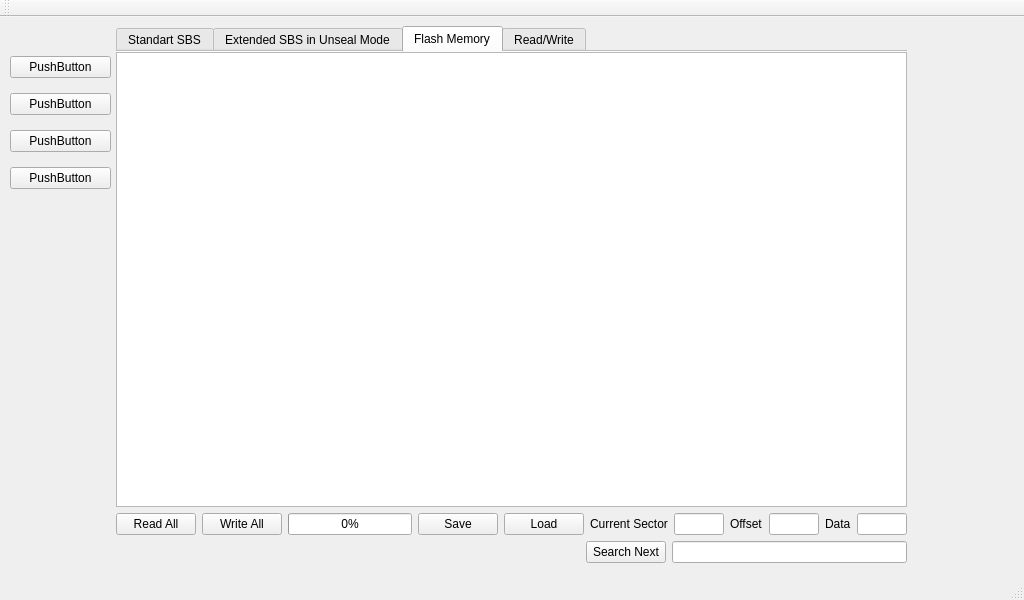
<?xml version="1.0" encoding="UTF-8"?>
<ui version="4.0">
 <class>MainWindow</class>
 <widget class="QMainWindow" name="MainWindow">
  <property name="geometry">
   <rect>
    <x>0</x>
    <y>0</y>
    <width>1024</width>
    <height>600</height>
   </rect>
  </property>
  <property name="windowTitle">
   <string>MainWindow</string>
  </property>
  <widget class="QWidget" name="centralwidget">
   <widget class="QWidget" name="verticalLayoutWidget">
    <property name="geometry">
     <rect>
      <x>10</x>
      <y>30</y>
      <width>101</width>
      <height>151</height>
     </rect>
    </property>
    <layout class="QVBoxLayout" name="verticalLayout">
     <item>
      <widget class="QPushButton" name="button_SBS">
       <property name="text">
        <string>PushButton</string>
       </property>
      </widget>
     </item>
     <item>
      <widget class="QPushButton" name="pushButton_3">
       <property name="text">
        <string>PushButton</string>
       </property>
      </widget>
     </item>
     <item>
      <widget class="QPushButton" name="pushButton_2">
       <property name="text">
        <string>PushButton</string>
       </property>
      </widget>
     </item>
     <item>
      <widget class="QPushButton" name="pushButton_4">
       <property name="text">
        <string>PushButton</string>
       </property>
      </widget>
     </item>
    </layout>
   </widget>
   <widget class="QTabWidget" name="tabWidget">
    <property name="geometry">
     <rect>
      <x>116</x>
      <y>9</y>
      <width>791</width>
      <height>541</height>
     </rect>
    </property>
    <property name="currentIndex">
     <number>2</number>
    </property>
    <property name="documentMode">
     <bool>true</bool>
    </property>
    <widget class="QWidget" name="tab_Standart_SBS">
     <attribute name="title">
      <string>Standart SBS</string>
     </attribute>
     <widget class="QWidget" name="verticalLayoutWidget_2">
      <property name="geometry">
       <rect>
        <x>-1</x>
        <y>6</y>
        <width>781</width>
        <height>491</height>
       </rect>
      </property>
      <layout class="QVBoxLayout" name="verticalLayout_2">
       <item>
        <layout class="QHBoxLayout" name="horizontalLayout_2">
         <item>
          <widget class="QTableView" name="tableViewStandartSBSLeft">
           <property name="styleSheet">
            <string notr="true">background-color: rgb(255, 255, 255);</string>
           </property>
          </widget>
         </item>
         <item>
          <widget class="QTableView" name="tableViewStandartSBSRight">
           <property name="styleSheet">
            <string notr="true">background-color: rgb(255, 255, 255);</string>
           </property>
          </widget>
         </item>
        </layout>
       </item>
       <item>
        <layout class="QHBoxLayout" name="horizontalLayout">
         <item>
          <widget class="QPushButton" name="button_StandartSBS_ReadOnce">
           <property name="text">
            <string>Read Once</string>
           </property>
          </widget>
         </item>
         <item>
          <widget class="QPushButton" name="button_StandartSBS_ReadAllTheTime">
           <property name="text">
            <string>Read All The Time</string>
           </property>
          </widget>
         </item>
         <item>
          <spacer name="horizontalSpacer">
           <property name="orientation">
            <enum>Qt::Horizontal</enum>
           </property>
           <property name="sizeHint" stdset="0">
            <size>
             <width>40</width>
             <height>20</height>
            </size>
           </property>
          </spacer>
         </item>
        </layout>
       </item>
      </layout>
     </widget>
    </widget>
    <widget class="QWidget" name="tab_ExtendedUnseal">
     <attribute name="title">
      <string>Extended SBS in Unseal Mode</string>
     </attribute>
     <widget class="QWidget" name="verticalLayoutWidget_5">
      <property name="geometry">
       <rect>
        <x>0</x>
        <y>0</y>
        <width>781</width>
        <height>491</height>
       </rect>
      </property>
      <layout class="QVBoxLayout" name="verticalLayout_4">
       <item>
        <layout class="QHBoxLayout" name="horizontalLayout_3">
         <item>
          <widget class="QTableView" name="tableViewExtendedUnsealLeft">
           <property name="styleSheet">
            <string notr="true">background-color: rgb(255, 255, 255);</string>
           </property>
          </widget>
         </item>
         <item>
          <widget class="QTableView" name="tableViewExtendedUnsealRight">
           <property name="styleSheet">
            <string notr="true">background-color: rgb(255, 255, 255);</string>
           </property>
          </widget>
         </item>
        </layout>
       </item>
       <item>
        <layout class="QHBoxLayout" name="horizontalLayout_4">
         <item>
          <widget class="QPushButton" name="button_ExtendedUnseal_ReadOnce">
           <property name="text">
            <string>Read Once</string>
           </property>
          </widget>
         </item>
         <item>
          <spacer name="horizontalSpacer_2">
           <property name="orientation">
            <enum>Qt::Horizontal</enum>
           </property>
           <property name="sizeHint" stdset="0">
            <size>
             <width>40</width>
             <height>20</height>
            </size>
           </property>
          </spacer>
         </item>
        </layout>
       </item>
      </layout>
     </widget>
    </widget>
    <widget class="QWidget" name="tab_FlashMemory">
     <attribute name="title">
      <string>Flash Memory</string>
     </attribute>
     <widget class="QWidget" name="verticalLayoutWidget_6">
      <property name="geometry">
       <rect>
        <x>0</x>
        <y>0</y>
        <width>791</width>
        <height>511</height>
       </rect>
      </property>
      <layout class="QVBoxLayout" name="verticalLayout_5">
       <item>
        <widget class="QTableView" name="tableViewFlashMemory">
         <property name="sizePolicy">
          <sizepolicy hsizetype="Expanding" vsizetype="Expanding">
           <horstretch>0</horstretch>
           <verstretch>0</verstretch>
          </sizepolicy>
         </property>
         <property name="maximumSize">
          <size>
           <width>16777215</width>
           <height>16777215</height>
          </size>
         </property>
         <property name="font">
          <font>
           <family>Arial</family>
           <pointsize>8</pointsize>
           <bold>false</bold>
          </font>
         </property>
         <property name="editTriggers">
          <set>QAbstractItemView::AnyKeyPressed|QAbstractItemView::DoubleClicked|QAbstractItemView::EditKeyPressed</set>
         </property>
         <property name="selectionMode">
          <enum>QAbstractItemView::SingleSelection</enum>
         </property>
         <property name="gridStyle">
          <enum>Qt::SolidLine</enum>
         </property>
         <property name="sortingEnabled">
          <bool>true</bool>
         </property>
        </widget>
       </item>
       <item>
        <layout class="QHBoxLayout" name="horizontalLayout_5">
         <item>
          <widget class="QPushButton" name="button_ReadFlash">
           <property name="text">
            <string>Read All</string>
           </property>
          </widget>
         </item>
         <item>
          <widget class="QPushButton" name="button_WriteFlash">
           <property name="text">
            <string>Write All</string>
           </property>
          </widget>
         </item>
         <item>
          <widget class="QProgressBar" name="progressBarFlashMemory">
           <property name="maximum">
            <number>65</number>
           </property>
           <property name="value">
            <number>0</number>
           </property>
          </widget>
         </item>
         <item>
          <widget class="QPushButton" name="button_SaveFlashDataToFile">
           <property name="text">
            <string>Save</string>
           </property>
          </widget>
         </item>
         <item>
          <widget class="QPushButton" name="button_LoadFlashDataFromFile">
           <property name="text">
            <string>Load</string>
           </property>
          </widget>
         </item>
         <item>
          <widget class="QLabel" name="label">
           <property name="text">
            <string>Current Sector</string>
           </property>
          </widget>
         </item>
         <item>
          <widget class="QLineEdit" name="lineEdit_CurrentSector">
           <property name="maximumSize">
            <size>
             <width>50</width>
             <height>16777215</height>
            </size>
           </property>
          </widget>
         </item>
         <item>
          <widget class="QLabel" name="label_3">
           <property name="text">
            <string>Offset</string>
           </property>
          </widget>
         </item>
         <item>
          <widget class="QLineEdit" name="lineEdit_Offset">
           <property name="maximumSize">
            <size>
             <width>50</width>
             <height>16777215</height>
            </size>
           </property>
          </widget>
         </item>
         <item>
          <widget class="QLabel" name="label_4">
           <property name="text">
            <string>Data</string>
           </property>
          </widget>
         </item>
         <item>
          <widget class="QLineEdit" name="lineEdit_Data">
           <property name="maximumSize">
            <size>
             <width>50</width>
             <height>16777215</height>
            </size>
           </property>
          </widget>
         </item>
        </layout>
       </item>
       <item>
        <layout class="QHBoxLayout" name="horizontalLayout_6">
         <item>
          <spacer name="horizontalSpacer_4">
           <property name="orientation">
            <enum>Qt::Horizontal</enum>
           </property>
           <property name="sizeHint" stdset="0">
            <size>
             <width>40</width>
             <height>20</height>
            </size>
           </property>
          </spacer>
         </item>
         <item>
          <spacer name="horizontalSpacer_3">
           <property name="orientation">
            <enum>Qt::Horizontal</enum>
           </property>
           <property name="sizeHint" stdset="0">
            <size>
             <width>40</width>
             <height>20</height>
            </size>
           </property>
          </spacer>
         </item>
         <item>
          <widget class="QPushButton" name="button_Search">
           <property name="text">
            <string>Search Next</string>
           </property>
          </widget>
         </item>
         <item>
          <widget class="QLineEdit" name="lineEdit_Search"/>
         </item>
        </layout>
       </item>
      </layout>
     </widget>
    </widget>
    <widget class="QWidget" name="tab_Read_Write">
     <attribute name="title">
      <string>Read/Write</string>
     </attribute>
     <widget class="QWidget" name="verticalLayoutWidget_4">
      <property name="geometry">
       <rect>
        <x>0</x>
        <y>0</y>
        <width>791</width>
        <height>371</height>
       </rect>
      </property>
      <layout class="QVBoxLayout" name="verticalLayout_6">
       <property name="spacing">
        <number>5</number>
       </property>
       <item>
        <widget class="QGroupBox" name="groupBox_Security">
         <property name="minimumSize">
          <size>
           <width>0</width>
           <height>40</height>
          </size>
         </property>
         <property name="styleSheet">
          <string notr="true"/>
         </property>
         <property name="title">
          <string>Security</string>
         </property>
         <widget class="QWidget" name="horizontalLayoutWidget_6">
          <property name="geometry">
           <rect>
            <x>10</x>
            <y>20</y>
            <width>261</width>
            <height>31</height>
           </rect>
          </property>
          <layout class="QHBoxLayout" name="horizontalLayout_11">
           <item>
            <widget class="QLabel" name="label_Passkey">
             <property name="text">
              <string>PassKey</string>
             </property>
             <property name="alignment">
              <set>Qt::AlignCenter</set>
             </property>
            </widget>
           </item>
           <item>
            <widget class="QLineEdit" name="lineEdit_Passkey">
             <property name="styleSheet">
              <string notr="true">background-color: rgb(255, 255, 255);</string>
             </property>
             <property name="text">
              <string/>
             </property>
             <property name="alignment">
              <set>Qt::AlignCenter</set>
             </property>
            </widget>
           </item>
           <item>
            <widget class="QPushButton" name="button_SendPassKey">
             <property name="text">
              <string>Send</string>
             </property>
             <property name="checkable">
              <bool>false</bool>
             </property>
             <property name="autoDefault">
              <bool>false</bool>
             </property>
             <property name="default">
              <bool>false</bool>
             </property>
             <property name="flat">
              <bool>false</bool>
             </property>
            </widget>
           </item>
          </layout>
         </widget>
        </widget>
       </item>
       <item>
        <layout class="QHBoxLayout" name="horizontalLayout_12">
         <item>
          <widget class="QGroupBox" name="groupBox_Read_Word">
           <property name="minimumSize">
            <size>
             <width>0</width>
             <height>90</height>
            </size>
           </property>
           <property name="title">
            <string>Read Word</string>
           </property>
           <widget class="QWidget" name="gridLayoutWidget_4">
            <property name="geometry">
             <rect>
              <x>10</x>
              <y>20</y>
              <width>381</width>
              <height>61</height>
             </rect>
            </property>
            <layout class="QGridLayout" name="gridLayout_4">
             <item row="0" column="0">
              <widget class="QLabel" name="label_AddressHEX">
               <property name="text">
                <string>Address (HEX)</string>
               </property>
              </widget>
             </item>
             <item row="0" column="1">
              <widget class="QLineEdit" name="lineEdit_readWordAddress">
               <property name="styleSheet">
                <string notr="true">background-color: rgb(255, 255, 255);</string>
               </property>
               <property name="alignment">
                <set>Qt::AlignCenter</set>
               </property>
              </widget>
             </item>
             <item row="0" column="4">
              <widget class="QLineEdit" name="lineEdit_resultReadWordHEX">
               <property name="styleSheet">
                <string notr="true">background-color: rgb(255, 255, 255);</string>
               </property>
               <property name="alignment">
                <set>Qt::AlignCenter</set>
               </property>
              </widget>
             </item>
             <item row="0" column="2">
              <widget class="QPushButton" name="button_ReadWord">
               <property name="text">
                <string>Read</string>
               </property>
              </widget>
             </item>
             <item row="0" column="3">
              <widget class="QLabel" name="label_ResultHEX">
               <property name="text">
                <string>Result (HEX)</string>
               </property>
              </widget>
             </item>
             <item row="1" column="4">
              <widget class="QLineEdit" name="lineEdit_resultReadWordDEC">
               <property name="styleSheet">
                <string notr="true">background-color: rgb(255, 255, 255);</string>
               </property>
               <property name="alignment">
                <set>Qt::AlignCenter</set>
               </property>
              </widget>
             </item>
             <item row="1" column="3">
              <widget class="QLabel" name="label_ResultDEC">
               <property name="text">
                <string>Result (DEC)</string>
               </property>
              </widget>
             </item>
            </layout>
           </widget>
          </widget>
         </item>
         <item>
          <widget class="QGroupBox" name="groupBox_Write_Word">
           <property name="minimumSize">
            <size>
             <width>0</width>
             <height>90</height>
            </size>
           </property>
           <property name="title">
            <string>Write Word</string>
           </property>
           <widget class="QWidget" name="gridLayoutWidget_3">
            <property name="geometry">
             <rect>
              <x>10</x>
              <y>20</y>
              <width>381</width>
              <height>61</height>
             </rect>
            </property>
            <layout class="QGridLayout" name="gridLayout_3">
             <item row="0" column="1">
              <widget class="QLineEdit" name="lineEdit_WriteWordAddress">
               <property name="styleSheet">
                <string notr="true">background-color: rgb(255, 255, 255);</string>
               </property>
               <property name="alignment">
                <set>Qt::AlignCenter</set>
               </property>
              </widget>
             </item>
             <item row="0" column="2">
              <widget class="QLabel" name="label_WriteWordHEX">
               <property name="text">
                <string>Word (HEX)</string>
               </property>
              </widget>
             </item>
             <item row="0" column="4">
              <widget class="QPushButton" name="button_WriteWordHEX">
               <property name="text">
                <string>Write</string>
               </property>
              </widget>
             </item>
             <item row="0" column="0">
              <widget class="QLabel" name="label_WriteWordAddress">
               <property name="text">
                <string>Address (HEX)</string>
               </property>
              </widget>
             </item>
             <item row="0" column="3">
              <widget class="QLineEdit" name="lineEdit_WriteWordDataHEX">
               <property name="styleSheet">
                <string notr="true">background-color: rgb(255, 255, 255);</string>
               </property>
               <property name="text">
                <string/>
               </property>
               <property name="alignment">
                <set>Qt::AlignCenter</set>
               </property>
              </widget>
             </item>
             <item row="1" column="2">
              <widget class="QLabel" name="label_WriteWordDEC">
               <property name="text">
                <string>Word (DEC)</string>
               </property>
              </widget>
             </item>
             <item row="1" column="3">
              <widget class="QLineEdit" name="lineEdit_WriteWordDataDEC">
               <property name="styleSheet">
                <string notr="true">background-color: rgb(255, 255, 255);</string>
               </property>
               <property name="alignment">
                <set>Qt::AlignCenter</set>
               </property>
              </widget>
             </item>
             <item row="1" column="4">
              <widget class="QPushButton" name="button_WriteWordDec">
               <property name="text">
                <string>Write</string>
               </property>
              </widget>
             </item>
            </layout>
           </widget>
          </widget>
         </item>
        </layout>
       </item>
       <item>
        <widget class="QGroupBox" name="groupBox_Read_Block">
         <property name="minimumSize">
          <size>
           <width>0</width>
           <height>100</height>
          </size>
         </property>
         <property name="title">
          <string>Read Block</string>
         </property>
         <widget class="QWidget" name="gridLayoutWidget_5">
          <property name="geometry">
           <rect>
            <x>10</x>
            <y>20</y>
            <width>771</width>
            <height>71</height>
           </rect>
          </property>
          <layout class="QGridLayout" name="gridLayout_5">
           <item row="0" column="2">
            <widget class="QPushButton" name="button_ReadBlock">
             <property name="text">
              <string>Read</string>
             </property>
            </widget>
           </item>
           <item row="0" column="4">
            <widget class="QLabel" name="label_ReadBlockResultHEX">
             <property name="maximumSize">
              <size>
               <width>16777215</width>
               <height>22</height>
              </size>
             </property>
             <property name="text">
              <string>Result (HEX)</string>
             </property>
            </widget>
           </item>
           <item row="1" column="4">
            <widget class="QLabel" name="label_ReadBlockResultText">
             <property name="text">
              <string>Result (Text)</string>
             </property>
            </widget>
           </item>
           <item row="0" column="0">
            <widget class="QLabel" name="label_ReadBlockAddress">
             <property name="maximumSize">
              <size>
               <width>16777215</width>
               <height>22</height>
              </size>
             </property>
             <property name="text">
              <string>Address (HEX)</string>
             </property>
            </widget>
           </item>
           <item row="0" column="1">
            <widget class="QLineEdit" name="lineEdit_ReadBlockAddress">
             <property name="maximumSize">
              <size>
               <width>60</width>
               <height>22</height>
              </size>
             </property>
             <property name="styleSheet">
              <string notr="true">background-color: rgb(255, 255, 255);</string>
             </property>
             <property name="alignment">
              <set>Qt::AlignCenter</set>
             </property>
            </widget>
           </item>
           <item row="0" column="3">
            <widget class="QPlainTextEdit" name="textEdit_ReadBlockResultHEX">
             <property name="sizePolicy">
              <sizepolicy hsizetype="Expanding" vsizetype="Maximum">
               <horstretch>0</horstretch>
               <verstretch>0</verstretch>
              </sizepolicy>
             </property>
             <property name="maximumSize">
              <size>
               <width>16777215</width>
               <height>40</height>
              </size>
             </property>
             <property name="styleSheet">
              <string notr="true">background-color: rgb(255, 255, 255);</string>
             </property>
             <property name="plainText">
              <string/>
             </property>
            </widget>
           </item>
           <item row="1" column="3">
            <widget class="QLineEdit" name="lineEdit_ReadBlockResultText">
             <property name="styleSheet">
              <string notr="true">background-color: rgb(255, 255, 255);</string>
             </property>
            </widget>
           </item>
          </layout>
         </widget>
        </widget>
       </item>
       <item>
        <widget class="QGroupBox" name="groupBox_Write_Block">
         <property name="minimumSize">
          <size>
           <width>0</width>
           <height>100</height>
          </size>
         </property>
         <property name="title">
          <string>Write Block</string>
         </property>
         <widget class="QWidget" name="gridLayoutWidget">
          <property name="geometry">
           <rect>
            <x>9</x>
            <y>19</y>
            <width>781</width>
            <height>82</height>
           </rect>
          </property>
          <layout class="QGridLayout" name="gridLayout">
           <property name="bottomMargin">
            <number>0</number>
           </property>
           <property name="verticalSpacing">
            <number>6</number>
           </property>
           <item row="0" column="1">
            <widget class="QLineEdit" name="lineEdit_WriteBlockAddress">
             <property name="sizePolicy">
              <sizepolicy hsizetype="Expanding" vsizetype="Fixed">
               <horstretch>0</horstretch>
               <verstretch>0</verstretch>
              </sizepolicy>
             </property>
             <property name="maximumSize">
              <size>
               <width>60</width>
               <height>22</height>
              </size>
             </property>
             <property name="styleSheet">
              <string notr="true">background-color: rgb(255, 255, 255);</string>
             </property>
             <property name="alignment">
              <set>Qt::AlignCenter</set>
             </property>
            </widget>
           </item>
           <item row="1" column="3">
            <widget class="QLineEdit" name="lineEdit_WriteBlockDataText">
             <property name="minimumSize">
              <size>
               <width>0</width>
               <height>0</height>
              </size>
             </property>
             <property name="maximumSize">
              <size>
               <width>16777215</width>
               <height>22</height>
              </size>
             </property>
             <property name="styleSheet">
              <string notr="true">background-color: rgb(255, 255, 255);</string>
             </property>
            </widget>
           </item>
           <item row="0" column="3">
            <widget class="QPlainTextEdit" name="lineEdit_WriteBlockDataHEX">
             <property name="sizePolicy">
              <sizepolicy hsizetype="Expanding" vsizetype="Maximum">
               <horstretch>0</horstretch>
               <verstretch>0</verstretch>
              </sizepolicy>
             </property>
             <property name="maximumSize">
              <size>
               <width>16777215</width>
               <height>44</height>
              </size>
             </property>
             <property name="styleSheet">
              <string notr="true">background-color: rgb(255, 255, 255);</string>
             </property>
             <property name="plainText">
              <string/>
             </property>
            </widget>
           </item>
           <item row="0" column="2">
            <widget class="QLabel" name="label_WriteBlockResultHEX">
             <property name="maximumSize">
              <size>
               <width>16777215</width>
               <height>24</height>
              </size>
             </property>
             <property name="text">
              <string>Block Data (HEX)</string>
             </property>
            </widget>
           </item>
           <item row="0" column="4">
            <widget class="QPushButton" name="button_writeBlockDataHex">
             <property name="maximumSize">
              <size>
               <width>16777215</width>
               <height>24</height>
              </size>
             </property>
             <property name="text">
              <string>Write</string>
             </property>
            </widget>
           </item>
           <item row="1" column="4">
            <widget class="QPushButton" name="button_writeBlockDataText">
             <property name="maximumSize">
              <size>
               <width>16777215</width>
               <height>24</height>
              </size>
             </property>
             <property name="text">
              <string>Write</string>
             </property>
            </widget>
           </item>
           <item row="1" column="2">
            <widget class="QLabel" name="label_WriteBlockResultText">
             <property name="maximumSize">
              <size>
               <width>16777215</width>
               <height>22</height>
              </size>
             </property>
             <property name="text">
              <string>Block Data (Text)</string>
             </property>
            </widget>
           </item>
           <item row="0" column="0">
            <widget class="QLabel" name="label_WriteBlockAddress">
             <property name="maximumSize">
              <size>
               <width>16777215</width>
               <height>22</height>
              </size>
             </property>
             <property name="text">
              <string>Address (HEX)</string>
             </property>
            </widget>
           </item>
           <item row="2" column="3">
            <spacer name="verticalSpacer_5">
             <property name="orientation">
              <enum>Qt::Vertical</enum>
             </property>
             <property name="sizeHint" stdset="0">
              <size>
               <width>20</width>
               <height>40</height>
              </size>
             </property>
            </spacer>
           </item>
           <item row="0" column="5">
            <widget class="QCheckBox" name="checkBox_PEC_HEX">
             <property name="maximumSize">
              <size>
               <width>16777215</width>
               <height>24</height>
              </size>
             </property>
             <property name="text">
              <string>PEC</string>
             </property>
            </widget>
           </item>
           <item row="1" column="5">
            <widget class="QCheckBox" name="checkBox_PEC_Text">
             <property name="maximumSize">
              <size>
               <width>16777215</width>
               <height>220</height>
              </size>
             </property>
             <property name="text">
              <string>PEC</string>
             </property>
            </widget>
           </item>
          </layout>
         </widget>
        </widget>
       </item>
      </layout>
     </widget>
    </widget>
   </widget>
  </widget>
  <widget class="QMenuBar" name="menubar">
   <property name="geometry">
    <rect>
     <x>0</x>
     <y>0</y>
     <width>1024</width>
     <height>22</height>
    </rect>
   </property>
  </widget>
  <widget class="QStatusBar" name="statusbar"/>
  <widget class="QToolBar" name="toolBar">
   <property name="windowTitle">
    <string>toolBar</string>
   </property>
   <attribute name="toolBarArea">
    <enum>TopToolBarArea</enum>
   </attribute>
   <attribute name="toolBarBreak">
    <bool>false</bool>
   </attribute>
  </widget>
 </widget>
 <resources/>
 <connections/>
</ui>
